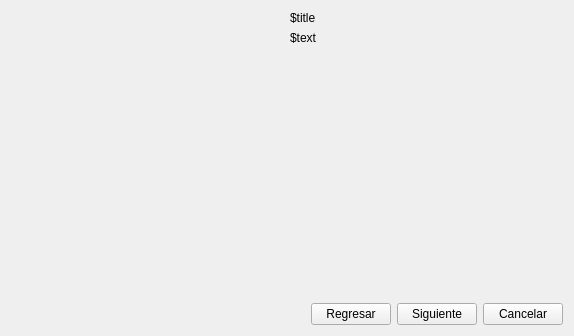
<?xml version="1.0" encoding="UTF-8"?>
<ui version="4.0">
 <class>Widget</class>
 <widget class="QWidget" name="Widget">
  <property name="geometry">
   <rect>
    <x>0</x>
    <y>0</y>
    <width>574</width>
    <height>336</height>
   </rect>
  </property>
  <property name="windowTitle">
   <string>Widget</string>
  </property>
  <layout class="QVBoxLayout" name="verticalLayout_2">
   <item>
    <layout class="QHBoxLayout" name="horizontalLayout_2">
     <item>
      <widget class="QLabel" name="label">
       <property name="text">
        <string/>
       </property>
       <property name="textFormat">
        <enum>Qt::TextFormat::PlainText</enum>
       </property>
       <property name="pixmap">
        <pixmap>../rqt2/rqt2-components/assets/branding/symbolic-color.svg</pixmap>
       </property>
       <property name="scaledContents">
        <bool>true</bool>
       </property>
       <property name="alignment">
        <set>Qt::AlignmentFlag::AlignBottom|Qt::AlignmentFlag::AlignHCenter</set>
       </property>
       <property name="wordWrap">
        <bool>true</bool>
       </property>
      </widget>
     </item>
     <item>
      <layout class="QVBoxLayout" name="verticalLayout">
       <item>
        <widget class="QLabel" name="label_2">
         <property name="text">
          <string>$title</string>
         </property>
        </widget>
       </item>
       <item>
        <widget class="QLabel" name="label_3">
         <property name="text">
          <string>$text</string>
         </property>
        </widget>
       </item>
       <item>
        <spacer name="verticalSpacer">
         <property name="orientation">
          <enum>Qt::Orientation::Vertical</enum>
         </property>
         <property name="sizeHint" stdset="0">
          <size>
           <width>20</width>
           <height>40</height>
          </size>
         </property>
        </spacer>
       </item>
      </layout>
     </item>
    </layout>
   </item>
   <item>
    <layout class="QHBoxLayout" name="horizontalLayout">
     <item>
      <spacer name="horizontalSpacer">
       <property name="orientation">
        <enum>Qt::Orientation::Horizontal</enum>
       </property>
       <property name="sizeHint" stdset="0">
        <size>
         <width>40</width>
         <height>20</height>
        </size>
       </property>
      </spacer>
     </item>
     <item>
      <widget class="QPushButton" name="pushButton">
       <property name="text">
        <string>Regresar</string>
       </property>
      </widget>
     </item>
     <item>
      <widget class="QPushButton" name="pushButton_2">
       <property name="text">
        <string>Siguiente</string>
       </property>
      </widget>
     </item>
     <item>
      <widget class="QPushButton" name="pushButton_3">
       <property name="text">
        <string>Cancelar</string>
       </property>
      </widget>
     </item>
    </layout>
   </item>
  </layout>
 </widget>
 <resources/>
 <connections/>
</ui>
